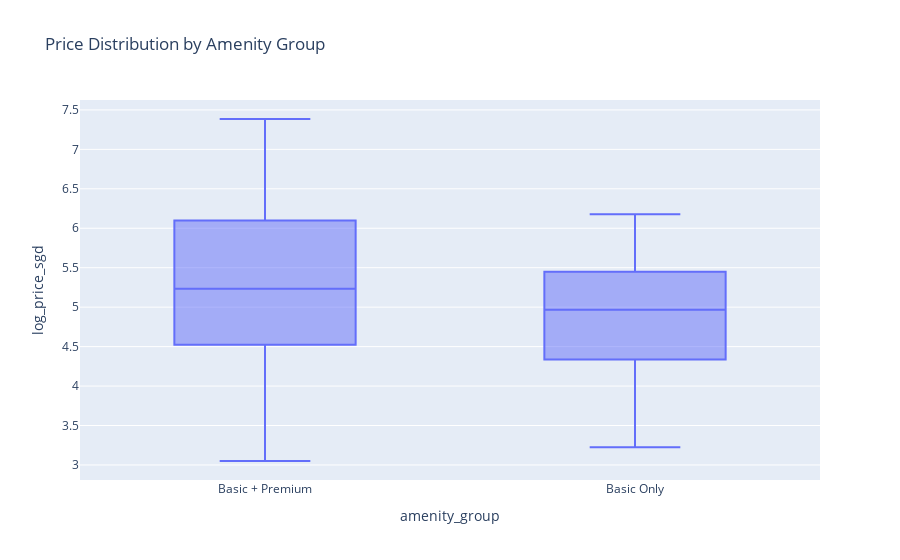

Notebook source saved alongside this figure:
### Markdown cell above
#### Boxplot of Price Distribution by Amenity Group

### Code cell
# Filter the dataframe to include only 'Basic Only' and 'Basic + Premium' categories
filtered_df = df_combined_top_btm_100[df_combined_top_btm_100['amenity_group'].isin(['Basic Only', 'Basic + Premium'])]

# Create boxplot of log_price_sgd by amenity_group
fig = px.box(filtered_df, x='amenity_group', y='log_price_sgd', title="Price Distribution by Amenity Group")
fig.update_layout(xaxis={'categoryorder':'array', 'categoryarray':['Basic + Premium', 'Basic Only']})
fig.show()

### Figure 1 — Plotly figure (JSON) as saved in the notebook; plotly's stock layout.template omitted (floating-point values rounded to 4 significant figures; data arrays with more than 128 entries replaced by an {"elided": "..."} marker saying what was removed)
{"data": [{"alignmentgroup": "True", "hovertemplate": "amenity_group=%{x}<br>log_price_sgd=%{y}<extra></extra>", "legendgroup": "", "marker": {"color": "#636efa"}, "name": "", "notched": false, "offsetgroup": "", "orientation": "v", "showlegend": false, "type": "box", "x": {"elided": "177 str values"}, "x0": " ", "xaxis": "x", "y": {"elided": "177 float values"}, "y0": " ", "yaxis": "y"}], "layout": {"boxmode": "group", "legend": {"tracegroupgap": 0}, "title": {"text": "Price Distribution by Amenity Group"}, "xaxis": {"anchor": "y", "categoryarray": ["Basic + Premium", "Basic Only"], "categoryorder": "array", "domain": [0, 1], "title": {"text": "amenity_group"}}, "yaxis": {"anchor": "x", "domain": [0, 1], "title": {"text": "log_price_sgd"}}}}
